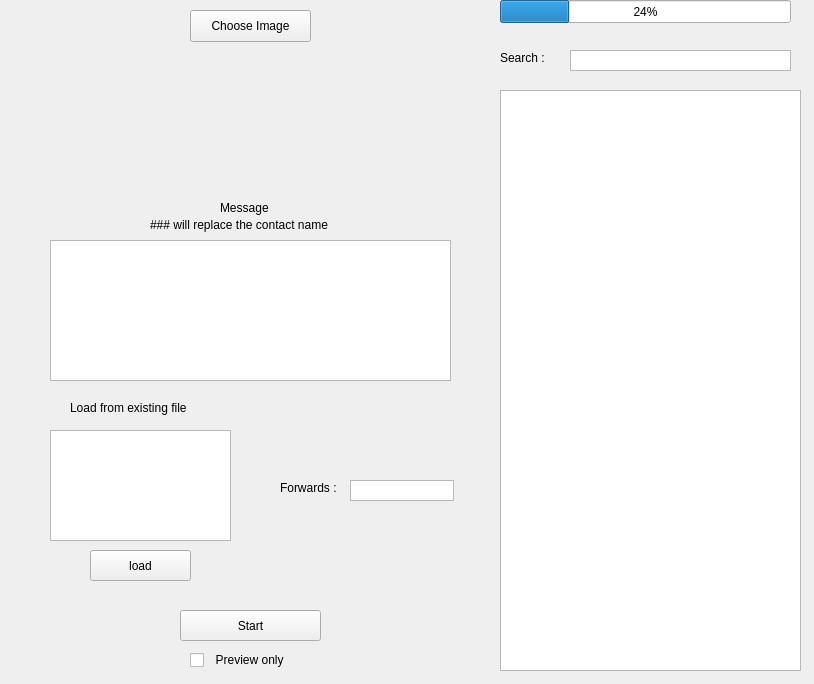
<?xml version="1.0" encoding="UTF-8"?>
<ui version="4.0">
 <class>Form</class>
 <widget class="QWidget" name="Whatsapp Forwader">
  <property name="geometry">
   <rect>
    <x>0</x>
    <y>0</y>
    <width>814</width>
    <height>684</height>
   </rect>
  </property>
  <property name="windowTitle">
   <string>Form</string>
  </property>
  <widget class="QListWidget" name="contactList">
   <property name="geometry">
    <rect>
     <x>500</x>
     <y>90</y>
     <width>301</width>
     <height>581</height>
    </rect>
   </property>
   <property name="verticalScrollBarPolicy">
    <enum>Qt::ScrollBarAlwaysOff</enum>
   </property>
   <property name="horizontalScrollBarPolicy">
    <enum>Qt::ScrollBarAlwaysOff</enum>
   </property>
  </widget>
  <widget class="QTextEdit" name="searchTxt">
   <property name="geometry">
    <rect>
     <x>570</x>
     <y>50</y>
     <width>221</width>
     <height>21</height>
    </rect>
   </property>
   <property name="verticalScrollBarPolicy">
    <enum>Qt::ScrollBarAlwaysOff</enum>
   </property>
   <property name="horizontalScrollBarPolicy">
    <enum>Qt::ScrollBarAlwaysOff</enum>
   </property>
  </widget>
  <widget class="QLabel" name="label">
   <property name="geometry">
    <rect>
     <x>500</x>
     <y>50</y>
     <width>51</width>
     <height>16</height>
    </rect>
   </property>
   <property name="text">
    <string>Search :</string>
   </property>
  </widget>
  <widget class="QListWidget" name="recordList">
   <property name="geometry">
    <rect>
     <x>50</x>
     <y>430</y>
     <width>181</width>
     <height>111</height>
    </rect>
   </property>
   <property name="verticalScrollBarPolicy">
    <enum>Qt::ScrollBarAlwaysOff</enum>
   </property>
   <property name="horizontalScrollBarPolicy">
    <enum>Qt::ScrollBarAlwaysOff</enum>
   </property>
  </widget>
  <widget class="QLabel" name="label_2">
   <property name="geometry">
    <rect>
     <x>70</x>
     <y>400</y>
     <width>141</width>
     <height>16</height>
    </rect>
   </property>
   <property name="text">
    <string>Load from existing file</string>
   </property>
  </widget>
  <widget class="QPushButton" name="loadRecordBtn">
   <property name="geometry">
    <rect>
     <x>90</x>
     <y>550</y>
     <width>101</width>
     <height>31</height>
    </rect>
   </property>
   <property name="text">
    <string>load</string>
   </property>
  </widget>
  <widget class="QTextEdit" name="messageTxt">
   <property name="geometry">
    <rect>
     <x>50</x>
     <y>240</y>
     <width>401</width>
     <height>141</height>
    </rect>
   </property>
  </widget>
  <widget class="QLabel" name="label_3">
   <property name="geometry">
    <rect>
     <x>220</x>
     <y>200</y>
     <width>60</width>
     <height>16</height>
    </rect>
   </property>
   <property name="text">
    <string>Message</string>
   </property>
  </widget>
  <widget class="QLabel" name="imageLbl">
   <property name="geometry">
    <rect>
     <x>140</x>
     <y>50</y>
     <width>221</width>
     <height>141</height>
    </rect>
   </property>
   <property name="text">
    <string/>
   </property>
  </widget>
  <widget class="QPushButton" name="imageBtn">
   <property name="geometry">
    <rect>
     <x>190</x>
     <y>10</y>
     <width>121</width>
     <height>32</height>
    </rect>
   </property>
   <property name="text">
    <string>Choose Image</string>
   </property>
  </widget>
  <widget class="QPushButton" name="startBtn">
   <property name="geometry">
    <rect>
     <x>180</x>
     <y>610</y>
     <width>141</width>
     <height>31</height>
    </rect>
   </property>
   <property name="text">
    <string>Start</string>
   </property>
  </widget>
  <widget class="QCheckBox" name="previewCheckBox">
   <property name="geometry">
    <rect>
     <x>190</x>
     <y>650</y>
     <width>121</width>
     <height>20</height>
    </rect>
   </property>
   <property name="text">
    <string>  Preview only</string>
   </property>
  </widget>
  <widget class="QLabel" name="label_4">
   <property name="geometry">
    <rect>
     <x>280</x>
     <y>480</y>
     <width>71</width>
     <height>16</height>
    </rect>
   </property>
   <property name="text">
    <string>Forwards :</string>
   </property>
  </widget>
  <widget class="QTextEdit" name="forwardsTxt">
   <property name="geometry">
    <rect>
     <x>350</x>
     <y>480</y>
     <width>104</width>
     <height>21</height>
    </rect>
   </property>
   <property name="verticalScrollBarPolicy">
    <enum>Qt::ScrollBarAlwaysOff</enum>
   </property>
   <property name="horizontalScrollBarPolicy">
    <enum>Qt::ScrollBarAlwaysOff</enum>
   </property>
  </widget>
  <widget class="QProgressBar" name="progressBar">
   <property name="geometry">
    <rect>
     <x>500</x>
     <y>0</y>
     <width>291</width>
     <height>23</height>
    </rect>
   </property>
   <property name="value">
    <number>24</number>
   </property>
  </widget>
  <widget class="QLabel" name="progressLbl">
   <property name="geometry">
    <rect>
     <x>630</x>
     <y>20</y>
     <width>51</width>
     <height>16</height>
    </rect>
   </property>
   <property name="text">
    <string/>
   </property>
  </widget>
  <widget class="QLabel" name="label_5">
   <property name="geometry">
    <rect>
     <x>150</x>
     <y>215</y>
     <width>211</width>
     <height>20</height>
    </rect>
   </property>
   <property name="text">
    <string>### will replace the contact name </string>
   </property>
  </widget>
 </widget>
 <resources/>
 <connections/>
</ui>
